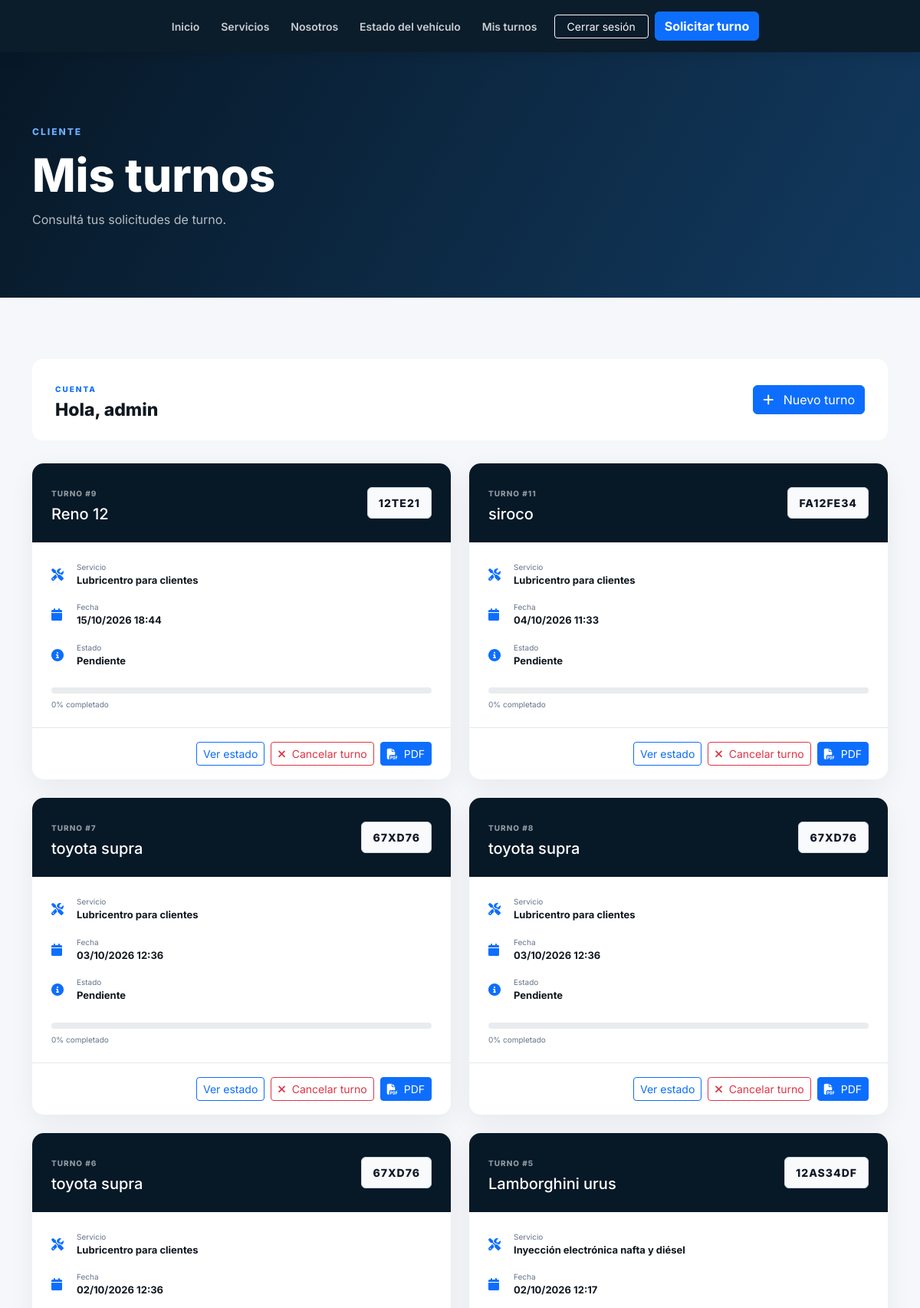
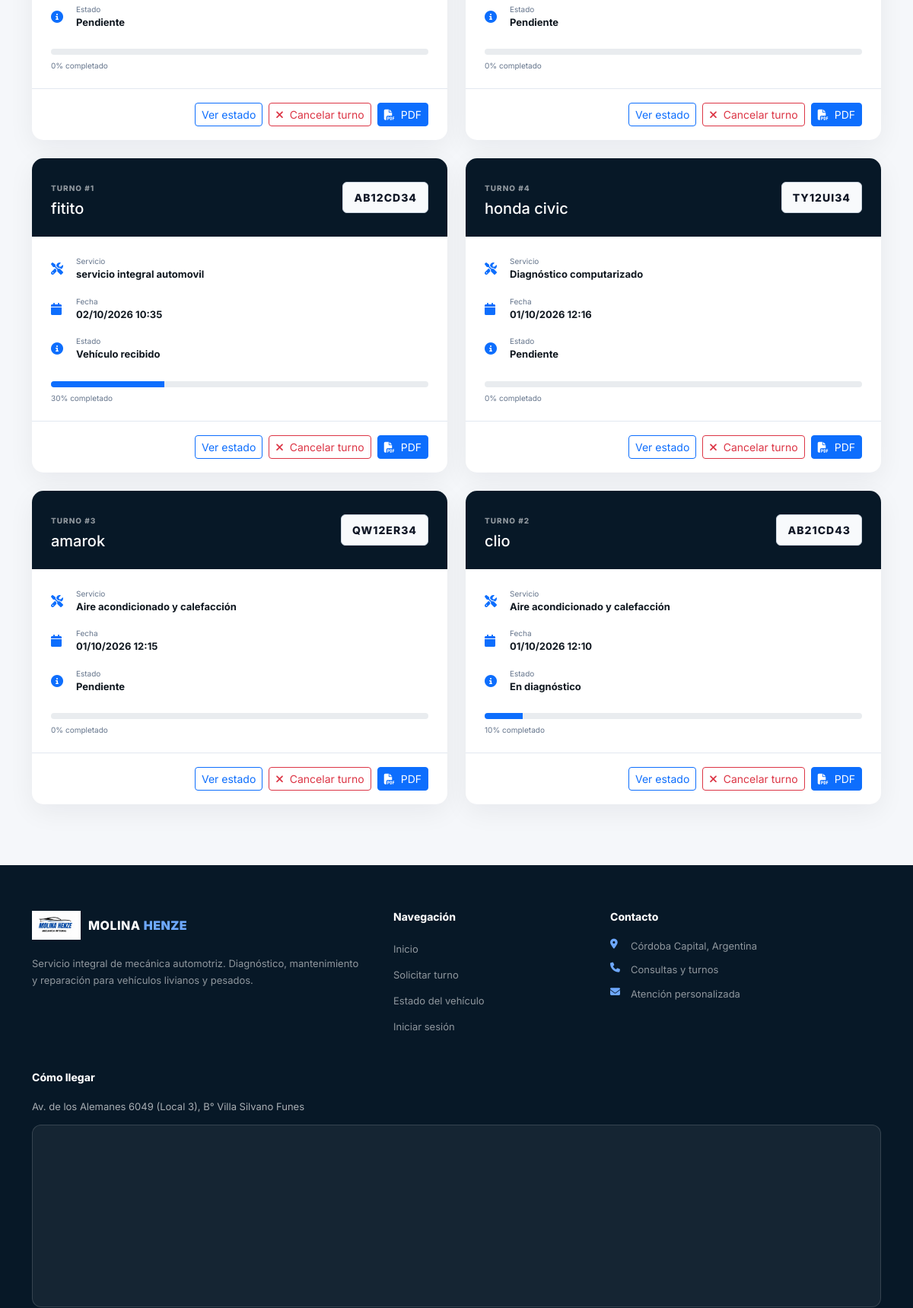
/mis-turnos/ (signed in, upper part), run on the app's committed database (2 pictures, top to bottom).
### tallermami/models.py (models this page shows, shortened)
class Turno(models.Model):
    ESTADOS = [
        ("pendiente", "Pendiente"),
        ("recibido", "Vehículo recibido"),
        ("diagnostico", "En diagnóstico"),
        ("reparacion", "En reparación"),
        ("esperando_repuesto", "Esperando repuesto"),
        ("finalizado", "Finalizado"),
        ("entregado", "Entregado"),
        ("cancelado", "Cancelado"),
    ]
    usuario = models.ForeignKey(
        User,
        on_delete=models.CASCADE,
        related_name="turnos",
        null=True,
        blank=True
    )
    vehiculo = models.CharField(
        max_length=150,
        verbose_name="Vehículo"
    )
    patente = models.CharField(
        max_length=20,
        verbose_name="Patente"
    )
    servicio = models.ForeignKey(
        Trabajo,
        on_delete=models.PROTECT,
        related_name="turnos",
        verbose_name="Servicio"
    )
    trabajador = models.ForeignKey(
        Trabajador,
        on_delete=models.SET_NULL,
        null=True,
        blank=True,
        related_name="turnos_asignados",
        verbose_name="Trabajador asignado"
    )
    fecha_turno = models.DateTimeField(
        verbose_name="Fecha y hora del turno"
    )
    estado = models.CharField(
        max_length=30,
        choices=ESTADOS,
        default="pendiente"
    )
    porcentaje_reparacion = models.PositiveIntegerField(
        default=0,
        validators=[
            MinValueValidator(0),
            MaxValueValidator(100)
        ]
    )
    observaciones = models.TextField(
        blank=True
    )
    fecha_creacion = models.DateTimeField(
        auto_now_add=True
    )
    class Meta:
        verbose_name = "Turno"
        verbose_name_plural = "Turnos"
        ordering = ["-fecha_turno"]

class Trabajo(models.Model):
    nombre = models.CharField(
        max_length=150
    )
    descripcion = models.TextField(
        blank=True
    )
    precio_estimado = models.DecimalField(
        max_digits=10,
        decimal_places=2,
        null=True,
        blank=True
    )
    def __str__(self):
        return self.nombre
    class Meta:
        verbose_name = "Trabajo"
        verbose_name_plural = "Trabajos"
        ordering = ["nombre"]

### tallermami/views.py (the view)
@login_required
def mis_turnos(request):
    turnos = Turno.objects.filter(
        usuario=request.user
    ).exclude(
        estado="cancelado"
    ).select_related(
        "servicio"
    )
    return render(
        request,
        "tallermami/mis_turnos.html",
        {
            "turnos": turnos
        }
    )

### templates/tallermami/mis_turnos.html (shortened to what this page needs)
{% extends 'tallermami/base.html' %}
{% block content %}
<section class="page-header">
    <div class="container">
        <span>
            CLIENTE
        </span>
        <h1>
            Mis turnos
        </h1>
        <p>
            Consultá tus solicitudes de turno.
        </p>
    </div>
</section>
<section class="my-turns-section">
    <div class="container">
        <div class="user-welcome">
            <div>
                <span>
                    CUENTA
                </span>
                <h2>
                    Hola, {{ user.username }}
                </h2>
            </div>
            <a
                href="{% url 'solicitar_turno' %}"
                class="btn btn-primary"
            >
                <i class="fa-solid fa-plus me-2"></i>
                Nuevo turno
            </a>
        </div>
        {% if turnos %}
            <div class="row g-4">
                {% for turno in turnos %}
                    <div class="col-lg-6">
                        <div class="turn-card">
                            <div class="turn-card-top">
                                <div>
                                    <span>
                                        TURNO #{{ turno.id }}
                                    </span>
                                    <h3>
                                        {{ turno.vehiculo }}
                                    </h3>
                                </div>
                                <div class="patente-badge">
                                    {{ turno.patente }}
                                </div>
                            </div>
                            <div class="turn-card-body">
                                <div class="turn-info">
                                    <i class="fa-solid fa-screwdriver-wrench"></i>
                                    <div>
                                        <span>
                                            Servicio
                                        </span>
                                        <strong>
                                            {{ turno.servicio }}
                                        </strong>
                                    </div>
                                </div>
                                <div class="turn-info">
                                    <i class="fa-solid fa-calendar"></i>
                                    <div>
                                        <span>
                                            Fecha
                                        </span>
                                        <strong>
                                            {{ turno.fecha_turno|date:"d/m/Y H:i" }}
                                        </strong>
                                    </div>
                                </div>
                                <div class="turn-info">
                                    <i class="fa-solid fa-circle-info"></i>
                                    <div>
                                        <span>
                                            Estado
                                        </span>
                                        <strong>
                                            {{ turno.get_estado_display }}
                                        </strong>
                                    </div>
                                </div>
                            </div>
                            <div class="turn-progress">
                                <div class="progress">
                                    <div
                                        class="progress-bar"
                                        style="width: {{ turno.porcentaje_reparacion }}%;"
                                    ></div>
                                </div>
                                <span>
                                    {{ turno.porcentaje_reparacion }}% completado
                                </span>
                            </div>
                            <div class="turn-card-footer">
                                <a
                                    href="{% url 'estado_reparacion' %}"
                                    class="btn btn-outline-primary btn-sm"
                                >
                                    Ver estado
                                </a>
                                <form
                                    method="POST"
                                    action="{% url 'cancelar_turno' turno.id %}"
                                    style="display: inline;"
                                >
                                    <button
                                        type="submit"
                                        class="btn btn-outline-danger btn-sm"
                                        onclick="return confirm('¿Estás seguro de que querés cancelar este turno?');"
                                    >
                                        <i class="fa-solid fa-xmark me-1"></i>
                                        Cancelar turno
                                    </button>
                                </form>
                                <a
                                    href="{% url 'descargar_pdf' turno.id %}"
                                    class="btn btn-primary btn-sm"
                                >
                                    <i class="fa-solid fa-file-pdf me-1"></i>
                                    PDF
                                </a>
                            </div>
                        </div>
                    </div>
                {% endfor %}
            </div>
        {% endif %}
    </div>
</section>
{% endblock %}

### static/css/taller.css (style rules this page uses)
:root { --blue: #0d6efd; --blue-dark: #071b33; --navy: #071827; --dark: #101820; --gray: #64748b; --light: #f5f7fa; --white: #ffffff; --border: #e2e8f0; }
* { box-sizing: border-box; }
html { scroll-behavior: smooth; }
body { margin: 0; font-family: "Inter", sans-serif; color: var(--dark); background: var(--white); }
a { text-decoration: none; }
.page-header { padding: 90px 0; background: linear-gradient( 120deg, #071827, #123a60 ); color: white; }
.page-header span { color: #70adff; font-size: 12px; font-weight: 800; letter-spacing: 2px; }
.page-header h1 { font-size: clamp(38px, 5vw, 60px); font-weight: 800; margin: 10px 0; }
.page-header p { margin: 0; max-width: 650px; color: rgba(255,255,255,.7); }
.patente-badge { background: #f8fafc; color: #111827; padding: 9px 14px; border-radius: 6px; font-size: 14px; font-weight: 800; letter-spacing: 1px; border: 1px solid #cbd5e1; }
.my-turns-section { padding: 80px 0; background: var(--light); }
.user-welcome { background: white; padding: 25px 30px; border-radius: 14px; margin-bottom: 30px; display: flex; justify-content: space-between; align-items: center; gap: 20px; }
.user-welcome span { color: var(--blue); font-size: 10px; font-weight: 800; letter-spacing: 2px; }
.user-welcome h2 { margin: 4px 0 0; font-size: 23px; font-weight: 800; }
.turn-card { background: white; border-radius: 15px; overflow: hidden; box-shadow: 0 10px 35px rgba(15,23,42,.06); }
.turn-card-top { padding: 25px; background: #071827; color: white; display: flex; justify-content: space-between; align-items: center; }
.turn-card-top span { font-size: 10px; color: rgba(255,255,255,.55); font-weight: 800; letter-spacing: 1px; }
.turn-card-top h3 { margin: 5px 0 0; font-size: 20px; }
.turn-card-body { padding: 25px; display: grid; gap: 18px; }
.turn-info { display: flex; align-items: center; gap: 13px; }
.turn-info > i { color: var(--blue); width: 20px; }
.turn-info span { display: block; color: var(--gray); font-size: 10px; }
.turn-info strong { display: block; font-size: 13px; }
.turn-progress { padding: 0 25px 20px; }
.turn-progress .progress { height: 8px; }
.turn-progress .progress-bar { background: var(--blue); }
.turn-progress span { color: var(--gray); font-size: 10px; }
.turn-card-footer { padding: 18px 25px; border-top: 1px solid var(--border); display: flex; justify-content: flex-end; gap: 8px; }

### data on the page
Turno: id "9", vehiculo "Reno 12", patente "12TE21", servicio "Lubricentro para clientes", fecha_turno "15/10/2026 18:44", estado "Pendiente", porcentaje_reparacion "0"
Turno: id "11", vehiculo "siroco", patente "FA12FE34", servicio "Lubricentro para clientes", fecha_turno "04/10/2026 11:33", estado "Pendiente", porcentaje_reparacion "0"
Turno: id "7", vehiculo "toyota supra", patente "67XD76", servicio "Lubricentro para clientes", fecha_turno "03/10/2026 12:36", estado "Pendiente", porcentaje_reparacion "0"
Turno: id "8", vehiculo "toyota supra", patente "67XD76", servicio "Lubricentro para clientes", fecha_turno "03/10/2026 12:36", estado "Pendiente", porcentaje_reparacion "0"
Turno: id "6", vehiculo "toyota supra", patente "67XD76", servicio "Lubricentro para clientes", fecha_turno "02/10/2026 12:36", estado "Pendiente", porcentaje_reparacion "0"
Turno: id "5", vehiculo "Lamborghini urus", patente "12AS34DF", servicio "Inyección electrónica nafta y diésel", fecha_turno "02/10/2026 12:17", estado "Pendiente", porcentaje_reparacion "0"
Turno: id "1", vehiculo "fitito", patente "AB12CD34", servicio "servicio integral automovil", fecha_turno "02/10/2026 10:35", estado "Vehículo recibido", porcentaje_reparacion "30"
Turno: id "4", vehiculo "honda civic", patente "TY12UI34", servicio "Diagnóstico computarizado", fecha_turno "01/10/2026 12:16", estado "Pendiente", porcentaje_reparacion "0"
Turno: id "3", vehiculo "amarok", patente "QW12ER34", servicio "Aire acondicionado y calefacción", fecha_turno "01/10/2026 12:15", estado "Pendiente", porcentaje_reparacion "0"
Turno: id "2", vehiculo "clio", patente "AB21CD43", servicio "Aire acondicionado y calefacción", fecha_turno "01/10/2026 12:10", estado "En diagnóstico", porcentaje_reparacion "10"

### other printed values
{{ user.username }} "admin"
